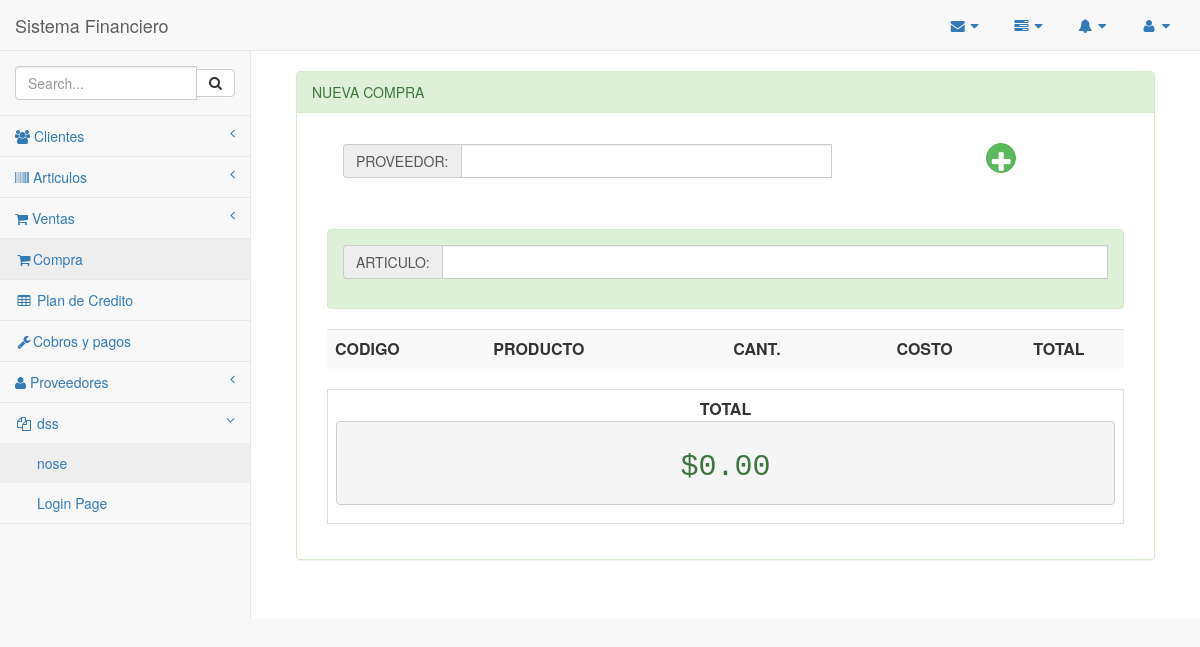
The page /compra/compra.php on the database as committed earlier.
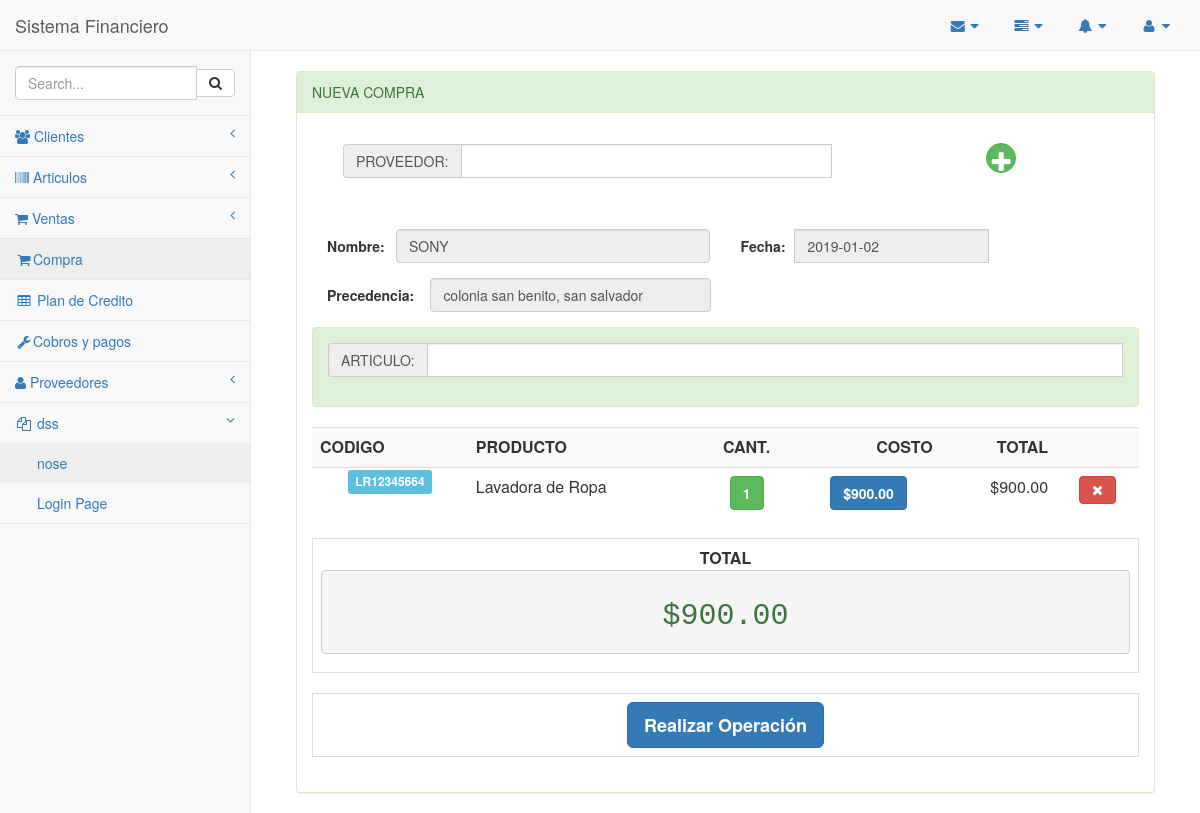
The same page on the database as committed later.
### tables this page shows
CREATE TABLE `prov_tmp` (
  `id` int(10) NOT NULL,
  `proveedor` int(10) DEFAULT NULL,
  `fecha` date DEFAULT NULL
);

CREATE TABLE `proveedor` (
  `idproveedor` int(10) NOT NULL,
  `proveedor` varchar(50) DEFAULT NULL,
  `contacto` varchar(50) DEFAULT NULL,
  `direccion` varchar(50) DEFAULT NULL,
  `dui` varchar(15) DEFAULT NULL,
  `nit` varchar(25) DEFAULT NULL,
  `telefono` varchar(10) DEFAULT NULL,
  `estado` varchar(10) DEFAULT NULL
);

CREATE TABLE `articulos` (
  `idarticulos` int(11) NOT NULL,
  `codigo` varchar(45) DEFAULT NULL,
  `nombre` varchar(45) DEFAULT NULL,
  `cantidad` int(11) DEFAULT NULL,
  `valor` float DEFAULT NULL,
  `marca` varchar(45) DEFAULT NULL,
  `estado` varchar(45) DEFAULT NULL,
  `unidad` int(11) DEFAULT NULL,
  `idproveedor` int(10) DEFAULT NULL,
  `idcategoria` int(10) DEFAULT NULL
);

CREATE TABLE `compra_tmp` (
  `id` int(10) NOT NULL,
  `id_articulo` int(10) DEFAULT NULL,
  `cant` int(10) DEFAULT NULL
);

### funciones.php (called while the page is built, shortened)
<?php
function formato($valor){
		return number_format($valor,2,".",",");
	}
        ?>

### compra/compra.php (the view, shortened to what the changed rows need)
<?php
include_once '../conexion/php_conexion.php';
include_once '../funciones.php';
include_once '../Plantilla/encabezado.php';
?>
        <div id="page-wrapper">
            <div class="container-fluid">
                <div class="row">
                    <div class="col-md-12">
                        <br/>
                        <div class="panel panel-success">
                        <div class="panel-body">
            <div class="row">
                <div class="col-md-12">
                        <?php
                                $pa=mysqli_query($conexion,"SELECT * FROM prov_tmp, proveedor WHERE prov_tmp.proveedor=proveedor.idproveedor");
                                while($row=mysqli_fetch_array($pa)){
                            ?>
                                <div class="col-md-6">
                                    <form class="form-horizontal" role="form">
                                        <div class="form-group">
                                            <label class="col-md-2 control-label">Nombre:</label>
                                            <div class="col-md-10">
                                                <input type="text" class="form-control" readonly="" value="<?php echo $row['proveedor']; ?>">
                                            </div>
                                        </div>
                                        <div class="form-group">
                                            <label class="col-md-3 control-label">Precedencia:</label>
                                            <div class="col-md-9">
                                                <input type="text" class="form-control" disabled="" value="<?php echo $row['direccion']; ?>" name="dir">
                                            </div>
                                        </div>
                                    </form>
                            </div>
                             <div class="col-md-6">
                                    <form class="form-horizontal" role="form">
                                        <div class="form-group">
                                            <label class="col-md-2 control-label">Fecha:</label>
                                                <div class="input-group m-t-10">
                                                    <input type="email" id="example-input2-group2" value="<?php echo $row['fecha']; ?>" name="example-input2-group2" class="form-control" disabled="">
                                            </div>
                                            </div>
                                        </div>
                            </div>
                            <?php } ?>
<div class="col-md-12">
                <div class="table-responsive">
                        <table class="table table-striped">
                            <?php
                                $neto=0;$item=0;
                                $pa=mysqli_query($conexion,"SELECT * FROM compra_tmp, articulos WHERE  compra_tmp.id_articulo=articulos.idarticulos");
                                while($row=mysqli_fetch_array($pa)){
                                    $item=$item+$row['cant'];
                                        $new=$row['valor'];
                                    $importe=$row['cant']*$new;
                                    $neto=$neto+$importe;
                       $consultaAr=mysqli_query($conexion,"SELECT * FROM articulos WHERE idarticulos=".$row['id_articulo']."");
                        while($rows=mysqli_fetch_array($consultaAr)){
                            ?>
                            <tr>
                             <td align="center"><span class="label label-info"> <?php echo $rows['codigo']; ?></span></td>
                                <td><?php echo $rows['nombre'];  ?></td>
                                <td>
                                    <center>
                                        <a href="#m<?php echo $rows['idarticulos']; ?>" role="button" class="btn btn-success btn-mini" data-toggle="modal" title="Cambiar Cantidad">
                                            <strong><?php echo $item; ?></strong>
                                        </a>
                                    </center>
                                </td>
                                <td>
                                 <center>
                                        <a href="#p<?php echo $row['articulo']; ?>" role="button" class="btn btn-primary btn-mini" data-toggle="modal" title="Cambiar Costo">
                                            <strong><?php echo '$'.formato($new); ?></strong>
                                        </a>
                                </center>
                                </td>
                                <td><div align="right"><?php echo '$'.formato($importe); ?></div></td>
                                <td>
                                    <center>
                                        <a href="index.php?del=<?php echo $rows['idarticulos']; ?>"  class="btn btn-danger" title="Eliminar">
                                            <i class="fa fa-times" ></i>
                                        </a>
                                    </center>
                                </td>
                            </tr>
                            </div>
                                <?php } } ?>
                        </table>
                    </div>
                    <div class="span4">
                        <table class="table table-bordered">
                            <tr>
                                <td>
                                    <center><strong>TOTAL</strong>
                                    <pre><h2 class="text-success" align="center">$<?php echo formato($neto); ?></h2></pre>
                                </td>
                            </tr>
                        </table>
                        <?php if($neto<>0){ ?>
                        <table class="table table-bordered">
                            <tr>
                                <td>
                                    <div align="center">
                                        <a href="#contado" role="button" class="btn btn-primary btn-lg" data-toggle="modal">
                                            <i class="icon-shopping-cart icon-white"></i> <strong>Realizar Operación</strong>
                                        </a>
                                    </div>
                                </td>
                            </tr>
                        </table>
                        <?php } ?>
                    </div>
                </div>
            </div>
            </div>
            </div>
            </div>
            </div>
            </div>
        </div>
<?php
include_once '../Plantilla/inferior.php';
?>

Rows that differ between the two databases and show on the page:
added prov_tmp: proveedor.proveedor "SONY", dir "colonia san benito, san salvador", example-input2-group2 "2019-01-02"
added compra_tmp: cant.valor "900.00"
now on this page (row edited): articulos: codigo "LR12345664", nombre "Lavadora de Ropa", item "1", valor "900.00"
Other text that changed with them:
formato($neto): "0.00" → "900.00"
text now shown: "Realizar Operación"
